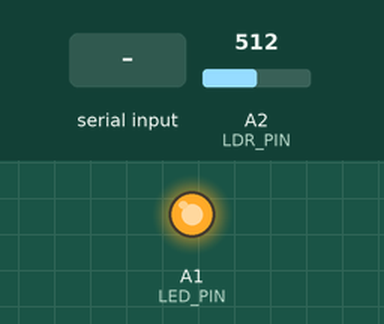
A sketch run on a simulated Arduino Uno, built with avr-gcc and run on an emulated ATmega328P. Parts: output pins drawn as LEDs (lit = HIGH). Dashed ring = blinking. The inputs (shaded band) are chosen by the test bench; at power-on: A2 (LDR_PIN) = 512. What the sketch prints to the serial monitor is not drawn.

Above: at 1.2 s.
1.3 s: "1" received over Serial
At 2.37 s:
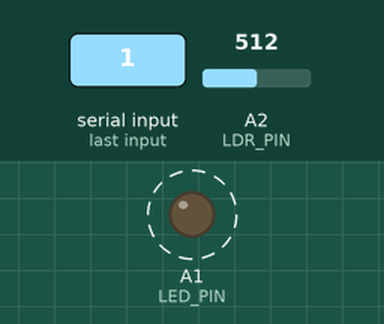
Timing chart, 0 to 4.3 s (numbered marks = the images above; inputs shaded):
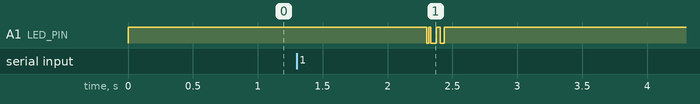

Measured:
- after the input at 1.3 s, A1 (LED_PIN): alternates HIGH for 0.02 s and LOW for 0.03 s, 6 changes in all, then stays HIGH, starting after 1.0 s

The sketch:

duo.ino
```cpp
#define LED_PIN A1
#define LDR_PIN A2

#define THRESHOLD 100
#define PERIOD 15

// receive
bool previous_state;
bool current_state;

// transmit
int string_length;

void setup () {
  Serial.begin(9600);
  pinMode(LED_PIN, OUTPUT);
  digitalWrite(LED_PIN, HIGH);
}

void loop () {

  // Transmit
  if (Serial.available()) {
    String string = Serial.readString();
    int string_length = string.length();

    long int t1 = millis();
    for(int i = 0; i < string_length; i ++)
    {
      send_byte(string[i]);
    }
    long int t2 = millis();
    Serial.print("\n[SENT] => " + string);
    Serial.print("[TIME TAKEN BY LAST OPERATION] => "); Serial.print(t2-t1); Serial.print(" ms\n\n");

    delay(1000);
  }

  // Receive
  current_state = get_ldr();
  if(!current_state && previous_state)
  {
    print_byte(get_byte());
  }
  previous_state = current_state;
}

// Receive
bool get_ldr()
{
  int voltage = analogRead(LDR_PIN);
  return voltage > THRESHOLD ? true : false;
}
char get_byte()
{
  char ret = 0;
  delay(PERIOD*1.5);
  for(int i = 0; i < 8; i++)
  {
   ret = ret | get_ldr() << i;
   delay(PERIOD);
  }
  return ret;
}
void print_byte(char my_byte)
{
  char buff[2];
  sprintf(buff, "%c", my_byte);
  Serial.print(buff);
}

// Transmit
void send_byte(char my_byte)
{
  digitalWrite(LED_PIN, LOW);
  delay(PERIOD);

  //transmission of bits
  for(int i = 0; i < 8; i++)
  {
    digitalWrite(LED_PIN, (my_byte&(0x01 << i))!=0 );
    delay(PERIOD);
  }

  digitalWrite(LED_PIN, HIGH);
  delay(PERIOD);
}
```
